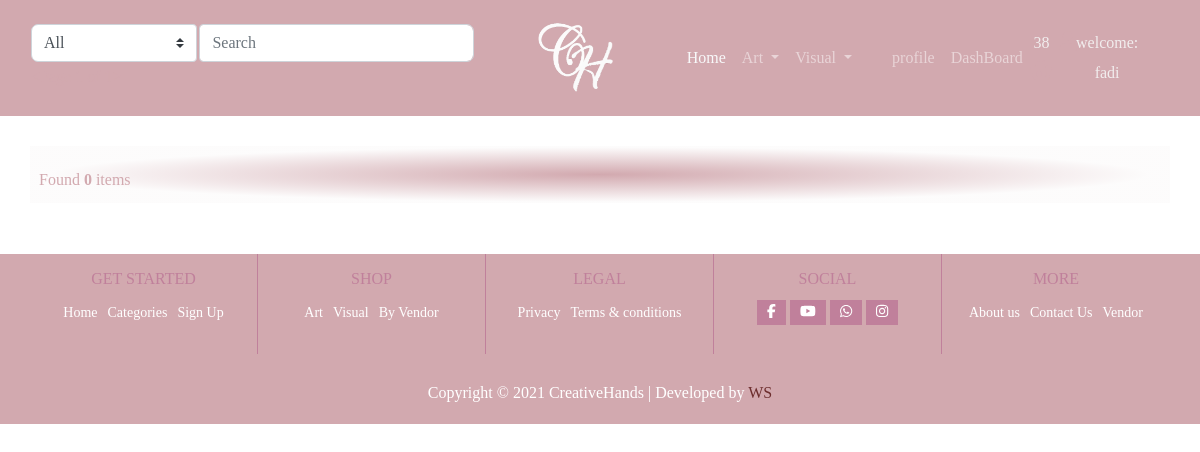
Page /store/dsd (signed in) on the earlier database version.
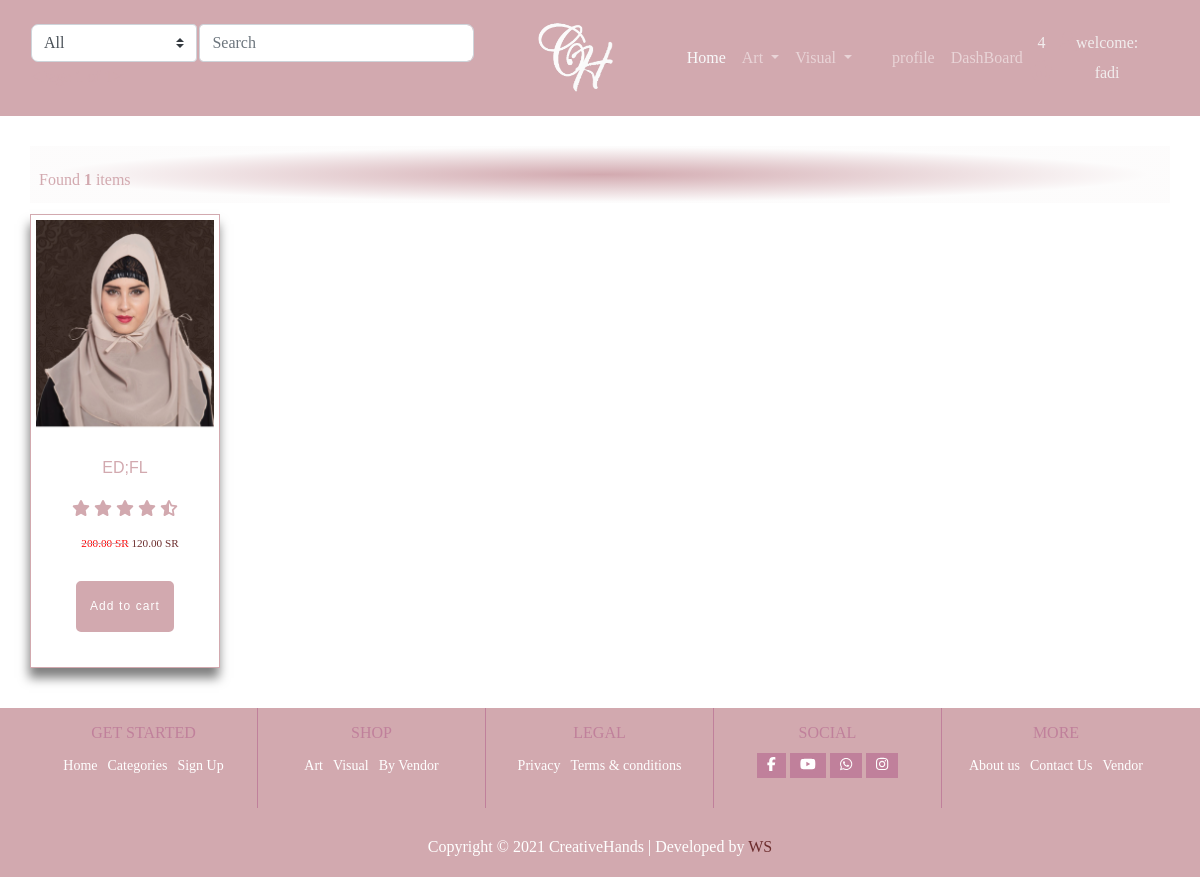
Same page on the later database version.
### product/models.py (models this page shows, shortened)
class Product(models.Model):
    user = models.ForeignKey(User, null=True, on_delete=models.SET_NULL)
    PRDName = models.CharField(max_length=75)
    PRDVandor_Name = models.CharField(max_length=75)
    PRDCategory = models.ForeignKey('Category', on_delete=models.CASCADE, blank=True, null=True)
    PRDIMG = models.ImageField(upload_to='', blank=True, null=True)
    PRDDec = models.TextField(max_length=500)
    PRDBrand = models.ForeignKey('settings.Brand', on_delete=models.CASCADE, blank=True, null=True)
    PRDPrice = models.DecimalField(max_digits=5, decimal_places=2)
    PRDCost = models.DecimalField(max_digits=5, decimal_places=2)
    PRDDisc = models.DecimalField(max_digits=5, decimal_places=2)
    PRDSlug = models.SlugField(blank=True, null=True, allow_unicode=True)
    PRDCreated = models.DateTimeField()
    PRDISNew = models.BooleanField(default=False)
    PRDISbest = models.BooleanField(default=False)
    stock = models.IntegerField(default=0)
    tax = models.DecimalField(max_digits=3, decimal_places=2, default=0.15)
    on_sale = models.BooleanField(default=False)
    sale_date = models.BooleanField(default=True)
    on_sale_start = models.DateField(null=True, blank=True)
    on_sale_ends = models.DateField(null=True, blank=True)
    approved = models.BooleanField(default=False)
    featured = models.BooleanField(default=False)
    limited_products = models.BooleanField(default=False)
    added_date = models.DateTimeField(auto_now_add=True, null=True)
    update_date = models.DateTimeField(auto_now_add=True, null=True)
    weight = models.IntegerField(default=0, null=True)
    length = models.DecimalField(decimal_places=2, default=0, max_digits=100)
    height = models.DecimalField(decimal_places=2, default=0, max_digits=100)
    width = models.DecimalField(decimal_places=2, default=0, max_digits=100)
    def __str__(self):
        return self.PRDName
    def get_absolute_url(self):
        return reverse('products:pro_detail', kwargs={"slug": self.PRDSlug})

### product/views.py (the view, shortened to what this page needs)
# urls.py: path('store/<slug:category_slug>', views.store, name='category_slug'),   # view category with name category in slug this good in seo with google
def store(request, category_slug=None):
    categories = None
    product_list = None
    if category_slug != None:
        categories = get_object_or_404(Category, slug=category_slug)
        product_list = Product.objects.filter(PRDCategory=categories, approved=True)
        product_count = product_list.count()
        d = Category.objects.all()
        paginator = Paginator(product_list, 1)  # product_list == how many products  display on one page
        page_number = request.GET.get('page')  # get number data
        product_list = paginator.get_page(page_number)
    context = {
        'product_list': product_list,
        'product_count': product_count,
        'd': d,
    }
    return render(request, 'product/store.html', context)

### cart/context_processos.py (called while the page is built)
def counter(request):
    cart_count = 0  # var coz counter number on  cart
    if 'admin' in request.path:  # request path if admin can you though data to return see anything
        return {}
    else:
        try:
            cart = Cart.objects.filter(cart_id=_cart_id(request))
            if request.user.is_authenticated:
                cart_items = CartItems.objects.all().filter(user=request.user)
            else:
                cart_items = CartItems.objects.all().filter(cart=cart[:1])
            for cart_item in cart_items:
                cart_count += cart_item.quantity
        except Cart.DoesNotExist:
            cart_count = 0
    return dict(cart_count=cart_count)

### cart/models.py (called while the page is built)
    def __str__(self):
        return str(self.product)

### cart/views.py (called while the page is built)
def _cart_id(request):  # creat session id to cart
    cart = request.session.session_key
    if not cart:
        request.session.create()  # create new session
    return cart

### product/context_processors.py (called while the page is built)
def menu_links(request):
    links = Category.objects.all()
    return dict(links=links)

### product/models.py (called while the page is built)
    def get_url(self):
        return reverse('products:category_slug', args={self.slug})

    def __str__(self):
        return self.CATName

### product/templates/product/store.html (shortened to what this page needs)
<!DOCTYPE html>
{% extends 'product/base.html' %}
{% load static %}
{% block body %}
<body class="body-class">
    <section class="new-product-section">
        <div class="container">
            <div class="row">
                <div class="heading-title">
                    <span class="mr-md-auto">
                    Found <b>  {{ product_count}}</b> items
                    </span>
                </div>
                <div class="new-product">
                    <ul class="product-group">
                                        {% for product in product_list%}
                        <li>
                            <div class="product-card">
                                <div class="card-img">
                                    <a href="#"><img class="img-fluid" src="{{product.PRDIMG.url }} " alt="product-title"></a>
                                </div>
                                <div class="card-content text-center">
                                    <a href=" {{product.get_absolute_url}}">
                                        <h2 class="product-title">{{ product.PRDName}}</h2>
                                    </a>
                                    <div class="rating">
                                        <span><i class="fas fa-star"></i></span>
                                        <span><i class="fas fa-star"></i></span>
                                        <span><i class="fas fa-star"></i></span>
                                        <span><i class="fas fa-star"></i></span>
                                        <span><i class="fas fa-star-half-alt"></i></span>
                                    </div>
                                    <div class="price-group">
                                            {%if product.PRDDisc > 0 %}
                                            <del><span class="del-price-list">{{ product.PRDPrice}}  SR</span></del>
                                             <ins><span class="price-amount amount">{{ product.PRDDisc}} SR</span>
                                                     {% else %}
                                             <ins><span class="price-amount amount">{{ product.PRDDisc}} SR</span>
                                                </ins>
                                            {% endif %}
                                    </div>
                                    <div class="cart-btn"><a class="add-to-cart-btn" href="#">Add to cart</a></div>
                                </div>
                            </div>
                        </li>
                                            {% endfor %}
                    </ul>
                </div>
            </div>
        </div>
    </section>
</body>
{% endblock %}

### product/templates/product/base.html (shortened to what the changed rows need)
<!DOCTYPE html>
{% load static %}
<html lang="en">
<head>
    <link rel="stylesheet" href="https://cdn.moyasar.com/mpf/1.2.0/moyasar.css">
    <link rel="stylesheet" href="{% static 'css/woocommerce.min.css' %} ">
    <link rel="stylesheet" href="{% static 'css/animate.min.css' %}">
    <link rel="stylesheet" href="{% static 'css/aos2.3.4.css' %}">
    <link rel="stylesheet" href="{% static 'css/linearicons.css' %}">
    <link rel="stylesheet" href="{% static 'css/elementor-icons.min.css' %}">
    <link rel="stylesheet" href="{% static 'css/fontawesome.css' %}">
    <link rel="stylesheet" href="{% static 'css/owl.theme.default.min.css' %}">
    <link rel="stylesheet" href="{% static 'css/slick.min.css' %}">
    <link rel="stylesheet" href="{% static 'css/owl.carousel.css' %}">
    <link rel="stylesheet" href="{% static 'css/bootstrap.min.css' %} ">
    <link rel="stylesheet" href="{% static 'css/woocommerce.min.css' %} ">
    <link rel="stylesheet" href="{% static 'css/style.css' %} ">
</head>
<nav class="navbar navbar-expand-lg navbar-dark bg-brand pr-5">
    <div class="navbar-nav col-lg-5 col-sm-12 order-lg-2" style="margin: 20px 0">
        <div class="container-fluid p-0 justify-content-center">
            <div class="navbar-nav col-4 col-lg-3 order-lg-2 justify-content-center text-center p-0 cart-info "
                 id="cart-info">
                <a href="{% url 'cart:checkout'%}" class="nav-item " data-toggle="modal" data-target="#cartModal">
                    <span class="price  ">{{cart_count}}</span>
                    <br>
                    <i class="fas fa-shopping-basket" style="font-size: 20px" data-toggle="modal"
                       data-target="#cartModal" value="5">
                    </i>
                </a>
            </div>
        </div>
    </div>
</nav>
{% block body %}
{% endblock %}
</html>

Differences in the rows shown:
added Product: PRDIMG (picture), PRDName "ED;FL", PRDPrice "200.00", PRDDisc "120.00"
Other differences:
{{ cart_count }}: "38" → "4"
{{ product_count }}: "0" → "1"
